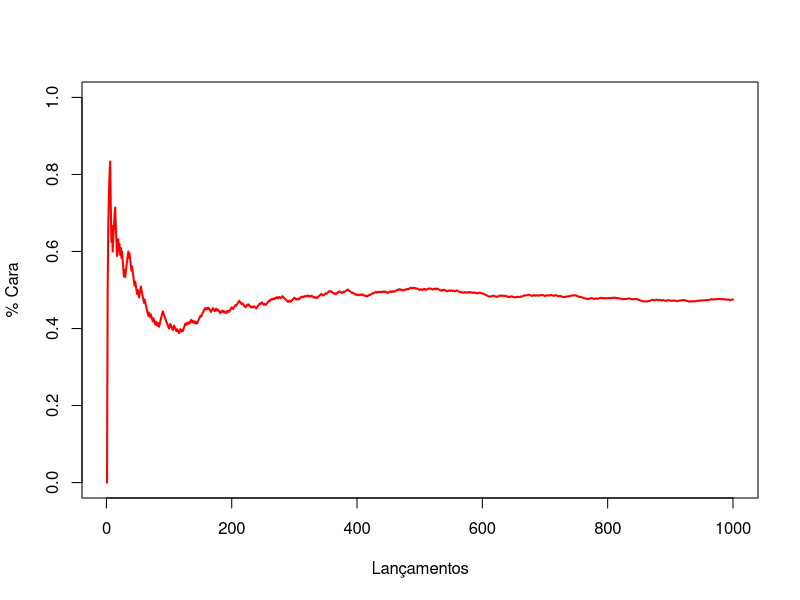
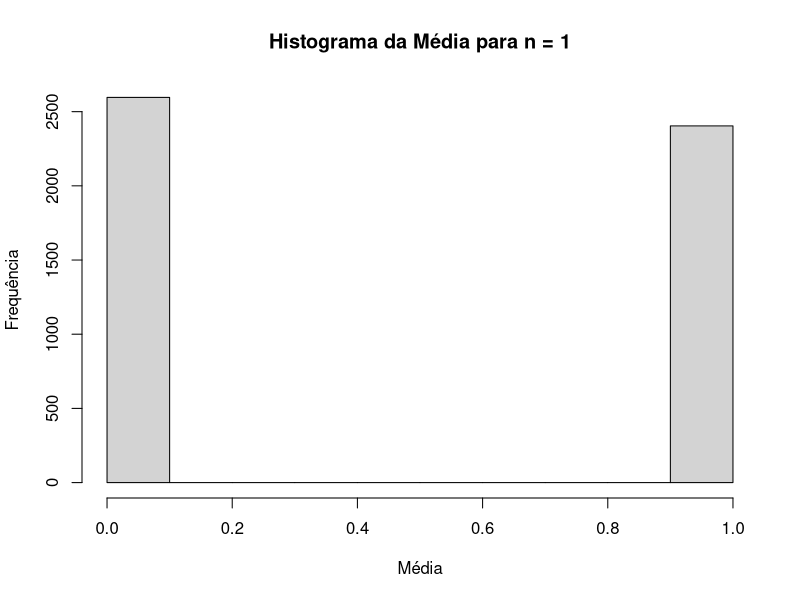
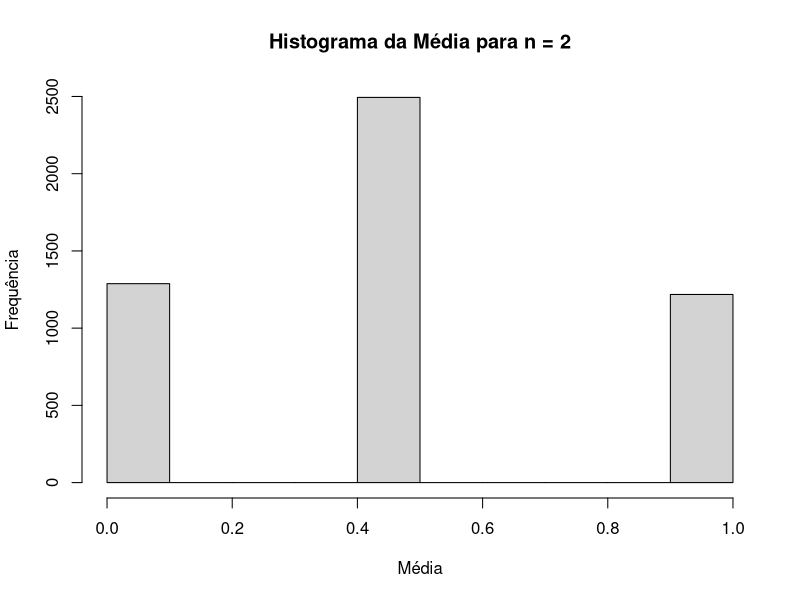
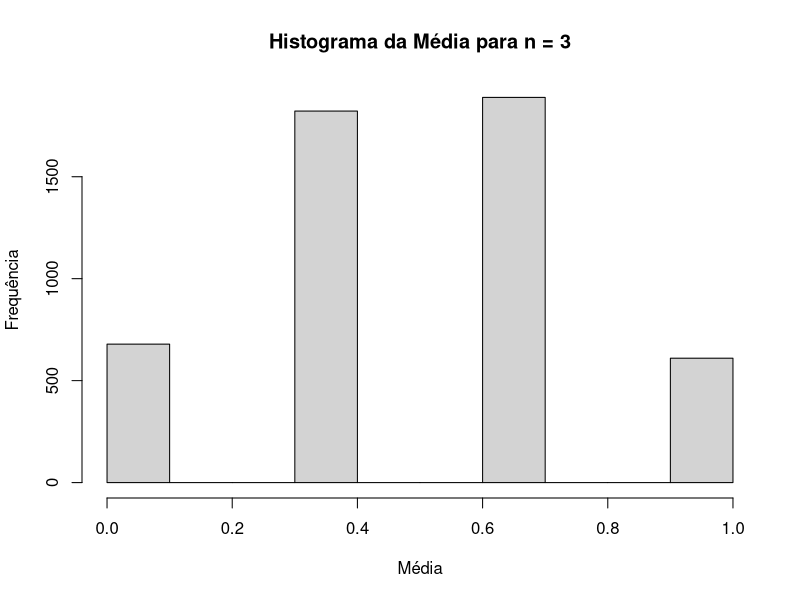
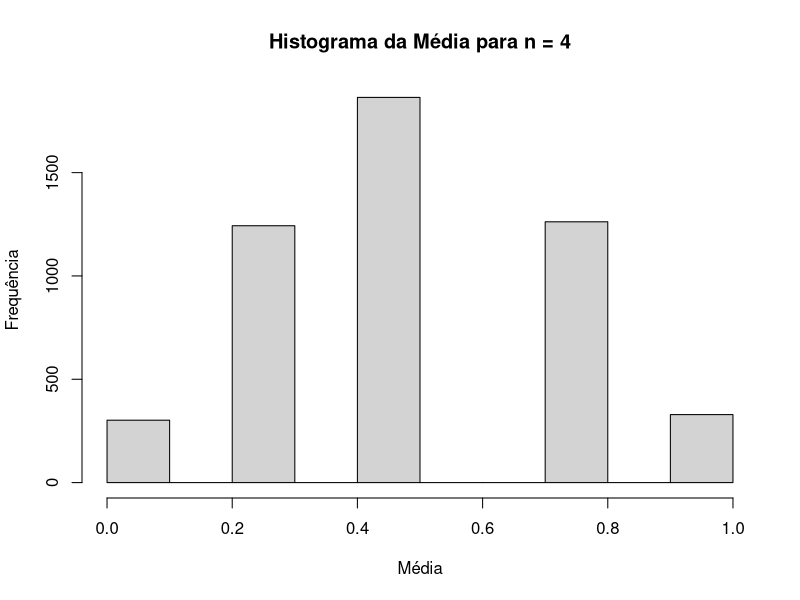
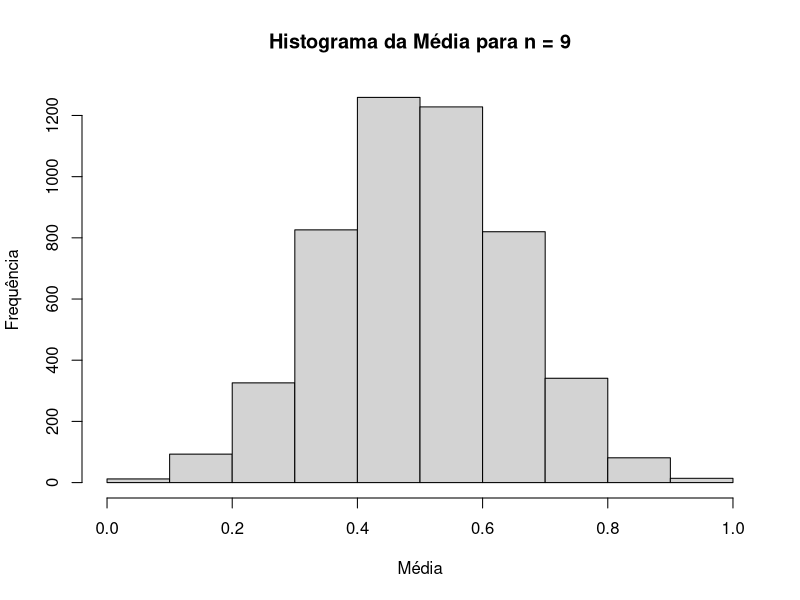
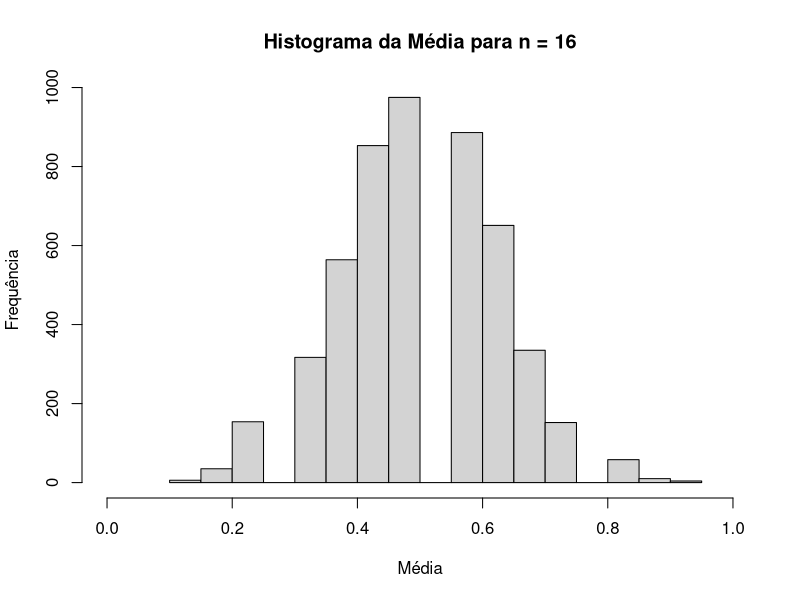
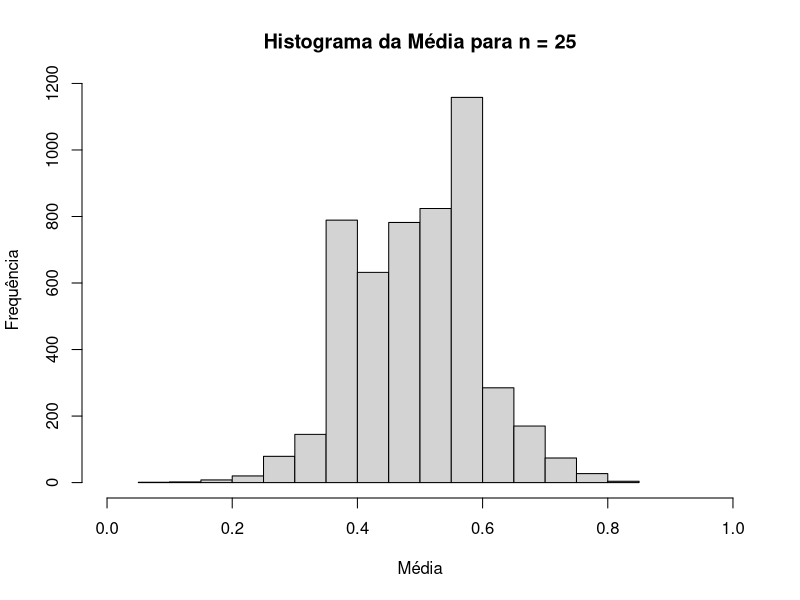

The R script that drew these images, in order:
## ---- chunk 1

launches <- 1:1000
face_or_crown <- sample(c(0, 1), 1000, replace = TRUE)

face_percentage <- cumsum(face_or_crown) / launches

plot(
  launches,
  face_percentage,
  type='l',
  col='red',
  lwd=2,
  xlab='Lançamentos',
  ylab='% Cara',
  xlim=range(launches),
  ylim=c(0, 1)
)

## ---- chunk 2

population <- c(0, 1)
mu <- mean(population)
sigma <- sqrt(sum((population - mu) ^ 2) / length(population))

sample_repetition <- 1:5000
sample_sizes <- c(1, 2, 3, 4, 9, 16, 25, 36, 49, 64, 81, 100, 225, 400)

means <- vector()
deviations <- vector()

i = 1
for (sample_size in sample_sizes){
  sample_means <- vector()
  sample_deviations <- vector()
  
  for (rep in sample_repetition) {
    face_or_crown <- sample(population, sample_size, replace = TRUE)
    sample_means[rep] <- mean(face_or_crown)
    sample_deviations[rep] <- sd(face_or_crown)
  }
  
  main_title <- sprintf("Histograma da Média para n = %d", sample_size)
  hist(
    sample_means,
    main=main_title,
    xlab="Média",
    ylab="Frequência",
    xlim=range(population)
  )
  

  means[i] <- mean(sample_means)
  deviations[i] <- sd(sample_means)

  i <- i + 1
}

plot(
  sample_sizes,
  means,
  main='Média em função de n',
  xlab='Tamanho de n',
  ylab='Média',
  xlim=range(sample_sizes),
  ylim=range(population)
)
par(new = TRUE)
plot(
  range(sample_sizes),
  mu * c(1, 1),
  xlab = '',
  ylab = '',
  type = 'l',
  col = 'red',
  lwd = 3,
  xlim = range(sample_sizes),
  ylim = range(population),
  axes = FALSE
)

plot(
  sample_sizes,
  deviations,
  main='Desvio padrão em função de n',
  xlab='Tamanho de n',
  ylab='Desvio Padrão',
  xlim=range(sample_sizes),
  ylim=c(0, max(deviations))
)
par(new = TRUE)
plot(
  sample_sizes,
  sigma / sqrt(sample_sizes),
  xlab = '',
  ylab = '',
  type = 'l',
  col = 'red',
  lwd = 3,
  xlim = range(sample_sizes),
  ylim=c(0, max(deviations)),
  axes = FALSE
)


plot(
  sample_sizes,
  deviations / (sigma / sqrt(sample_sizes)),
  main='Razão Desvio padrão e sigma/sqrt(n)',
  xlab='Tamanho de n',
  ylab='Razão',
  xlim=range(sample_sizes),
  ylim=c(0, 2)
)
par(new = TRUE)
plot(
  range(sample_sizes),
  c(1, 1),
  xlab = '',
  ylab = '',
  type = 'l',
  col = 'red',
  lwd = 3,
  xlim = range(sample_sizes),
  ylim=c(0, 2),
  axes = FALSE
)


## ---- chunk 3

population <- 1:6
mu <- mean(population)
sigma <- sqrt(sum((population - mu) ^ 2) / length(population))

sample_repetition <- 1:5000
sample_sizes <- c(1, 2, 3, 4, 9, 16, 25, 36, 49, 64, 81, 100, 225, 400)

means <- vector()
deviations <- vector()

i = 1
for (sample_size in sample_sizes){
  sample_means <- vector()
  sample_deviations <- vector()
  
  for (rep in sample_repetition) {
    face_or_crown <- sample(population, sample_size, replace = TRUE)
    sample_means[rep] <- mean(face_or_crown)
    sample_deviations[rep] <- sd(face_or_crown)
  }
  
  main_title <- sprintf("Histograma da Média para n = %d", sample_size)
  hist(
    sample_means,
    main=main_title,
    xlab="Média",
    ylab="Frequência",
    xlim=range(population)
  )
  

  means[i] <- mean(sample_means)
  deviations[i] <- sd(sample_means)

  i <- i + 1
}

plot(
  sample_sizes,
  means,
  main='Média em função de n',
  xlab='Tamanho de n',
  ylab='Média',
  xlim=range(sample_sizes),
  ylim=range(population)
)
par(new = TRUE)
plot(
  range(sample_sizes),
  mu * c(1, 1),
  xlab = '',
  ylab = '',
  type = 'l',
  col = 'red',
  lwd = 3,
  xlim = range(sample_sizes),
  ylim = range(population),
  axes = FALSE
)

plot(
  sample_sizes,
  deviations,
  main='Desvio padrão em função de n',
  xlab='Tamanho de n',
  ylab='Desvio Padrão',
  xlim=range(sample_sizes),
  ylim=c(0, max(deviations))
)
par(new = TRUE)
plot(
  sample_sizes,
  sigma / sqrt(sample_sizes),
  xlab = '',
  ylab = '',
  type = 'l',
  col = 'red',
  lwd = 3,
  xlim = range(sample_sizes),
  ylim=c(0, max(deviations)),
  axes = FALSE
)
## ---- chunk 4

plot(
  seq(-4, 4, by=0.1), 
  dnorm(seq(-4, 4, by=0.1)), 
  main = "Densidade de probabilidade"
)

plot(
  seq(-4, 4, by=0.1), 
  pnorm(seq(-4, 4, by=0.1)), 
  main = "Densidade de probabilidade acumulada"
)

# Inverso da função da densidade de probabilidade acumulada
plot(
  seq(0, 1, by=0.025), 
  qnorm(seq(0, 1, by=0.025)), 
  main = "Quantis"
)
## ---- chunk 5

# Utilizando o TCL

n <- 100

mu <- 100
sigma <- 15

xbar <- 104

standart_error <- sigma / sqrt(mu)
Z <- (xbar - mu) / standart_error

pnorm(Z)
1 - pnorm(Z)
## ---- chunk 6

# Utilizando simulação

population <- 100 + 15 * rnorm(100000)
hist(
  population,
  xlim=range(population),
  co='gray',
  breaks=seq(min(population), max(population), length=100),
  xlab='QI',
  ylab='Frequência'
)

n = 100
xbars = vector()

for (i in 1:10000) {
  xbars[i] <- mean(sample(population, n, replace = TRUE))
}
hist(
  xbars,
  xlim=range(population),
  co='gray',
  breaks=seq(min(population), max(population), length=100),
  xlab='QI',
  ylab='Frequência'
)

mean(xbars>=104)
